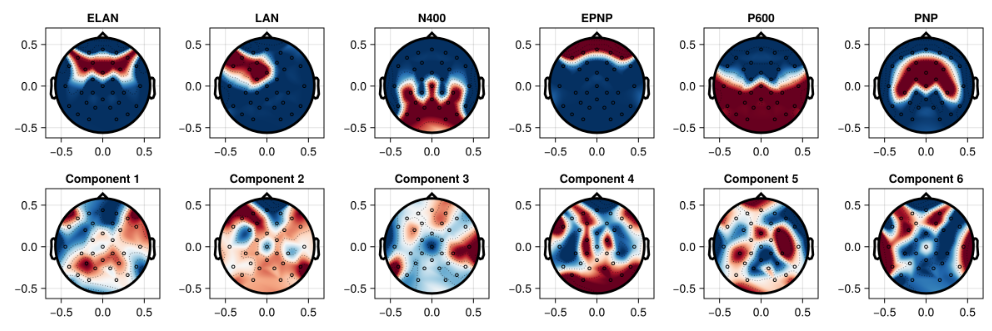

Julia code for this plot:
using TopoPlots, CairoMakie,Serialization,MultivariateStats#, GLMakie 
using Makie

topoplot(rand(10), rand(Point2f, 10); contours=(color=:white, linewidth=2), label_scatter=true, bounding_geometry=Rect)
data, positions = TopoPlots.example_data()
#proj = deserialize("proj3.jls")
lds = deserialize("loadings.jls")
eeg_topoplot(data[:, 340, 1]; positions=positions)

pos2 = [Point(0.5,0.5),
        Point(0.5,0.58),Point(0.58,0.54),Point(0.58,0.46),Point(0.5,0.42),Point(0.42,0.46),Point(0.42,0.54),
        Point(0.58,0.64),Point(0.64,0.60),Point(0.67,0.46),Point(0.63,0.40),Point(0.56,0.37),
        Point(0.44,0.37),Point(0.37,0.40),Point(0.33,0.46),Point(0.36,0.60),Point(0.42,0.64),
        Point(0.5,0.72),
        Point(0.61,0.7),Point(0.7,0.67),Point(0.77,0.62),Point(0.8,0.5),
        Point(0.77,0.38),Point(0.7,0.33),Point(0.61,0.30),
        Point(0.39,0.30),Point(0.3,0.33),Point(0.23,0.38),
        Point(0.2,0.5),Point(0.23,0.62),Point(0.3,0.67),Point(0.39,0.7)
      ]

pos2 = pos2 .- Point(0.5,0.5)
pos  = pos2 .* Point(1.5,2)
#VEOG,HEOG,50,36,49,37,48,38,47,39,46,40,45,41,44,42,34,21,33,22,31,24,30,25,29,26,18,10,16,12,14,1 ,35,8
#   1,   2,34,21,33,22,32,23,31,24,30,25,29,26,28,27,19,10,18,11,17,12,16,13,15,14,9 ,5 ,8 ,6 ,7 ,3 ,20,4
#   1,   2, 3, 4, 5, 6, 7, 8, 9,10,11,12,13,14,15,16,17,18,19,20,21,22,23,24,25,26,27,28,29,30,31,32,33,34
#   0,   0, 1  8 10,12,14,16,18,21,22,24,25,26,29,30,31,33,34,35,36,37,38,39,40,41,42,44,45,46,47,48,49,50
elan=[      0, 1, 0, 0, 0, 0, 0, 1, 1, 0, 0, 0, 0, 0, 0, 1, 1, 0, 0, 1, 0, 0, 0, 0, 0, 0, 0, 0, 0, 0, 1, 0]
lan =[      0, 1, 0, 0, 0, 0, 1, 0, 0, 0, 0, 0, 0, 0, 0, 1, 1, 0, 0, 0, 0, 0, 0, 0, 0, 0, 0, 0, 0, 1, 1, 0]
n400=[      1, 0, 0, 0, 1, 0, 0, 0, 0, 1, 1, 1, 1, 1, 1, 0, 0, 0, 0, 0, 0, 0, 0, 1, 1, 1, 1, 0, 0, 0, 0, 0]
epnp=[      0, 0, 0, 0, 0, 0, 0, 0, 0, 0, 0, 0, 0, 0, 0, 0, 0, 1, 1, 1, 0, 0, 0, 0, 0, 0, 0, 0, 0, 0, 1, 1]
p600=[      1, 0, 0, 1, 1, 1, 0, 0, 0, 1, 1, 1, 1, 1, 1, 0, 0, 0, 0, 0, 0, 1, 1, 1, 1, 1, 1, 1, 1, 0, 0, 0]
pnp =[      1, 1, 1, 0, 0, 0, 1, 1, 1, 1, 0, 0, 0, 0, 1, 1, 1, 0, 0, 0, 0, 0, 0, 0, 0, 0, 0, 0, 0, 0, 0, 0]

erps = [elan lan n400 epnp p600 pnp]
proj = [erps*lds[:,1] erps*lds[:,2] erps*lds[:,3] erps*lds[:,4] erps*lds[:,5] erps*lds[:,6]]

function reorder(input)
        output = [input[32],input[34],input[28],input[30],input[31],input[29],input[27],input[18],input[20],input[22],
                  input[24],input[26],input[25],input[23],input[21],input[19],input[17],input[33],input[4],input[6],
                  input[8],input[10],input[12],input[14],input[16],input[15],input[13],input[11],input[9],input[7],
                  input[5],input[3]]
        return output
end
function plotComponent(f,val)
        x = append!([0.0,0.0],proj[:,val])
        return eeg_topoplot(f[2, val],reorder(x); positions=pos,axis=(type=Axis, title="Component " * string(val),aspect=DataAspect(),))
end

function eegPlots(f = Figure(size = (1200, 400)))
        eeg_topoplot(f[1, 1],elan; positions=pos,axis=(type=Axis, title="ELAN",aspect=DataAspect(),))
        eeg_topoplot(f[1, 2],lan;  positions=pos,axis=(type=Axis, title="LAN" ,aspect=DataAspect(),))
        eeg_topoplot(f[1, 3],n400; positions=pos,axis=(type=Axis, title="N400",aspect=DataAspect(),))
        eeg_topoplot(f[1, 4],epnp; positions=pos,axis=(type=Axis, title="EPNP",aspect=DataAspect(),))
        eeg_topoplot(f[1, 5],p600; positions=pos,axis=(type=Axis, title="P600",aspect=DataAspect(),))
        eeg_topoplot(f[1, 6],pnp;  positions=pos,axis=(type=Axis, title="PNP" ,aspect=DataAspect(),))
        plotComponent(f,1)
        plotComponent(f,2)
        plotComponent(f,3)
        plotComponent(f,4)
        plotComponent(f,5)
        plotComponent(f,6)
        f
    end


eegPlots()
